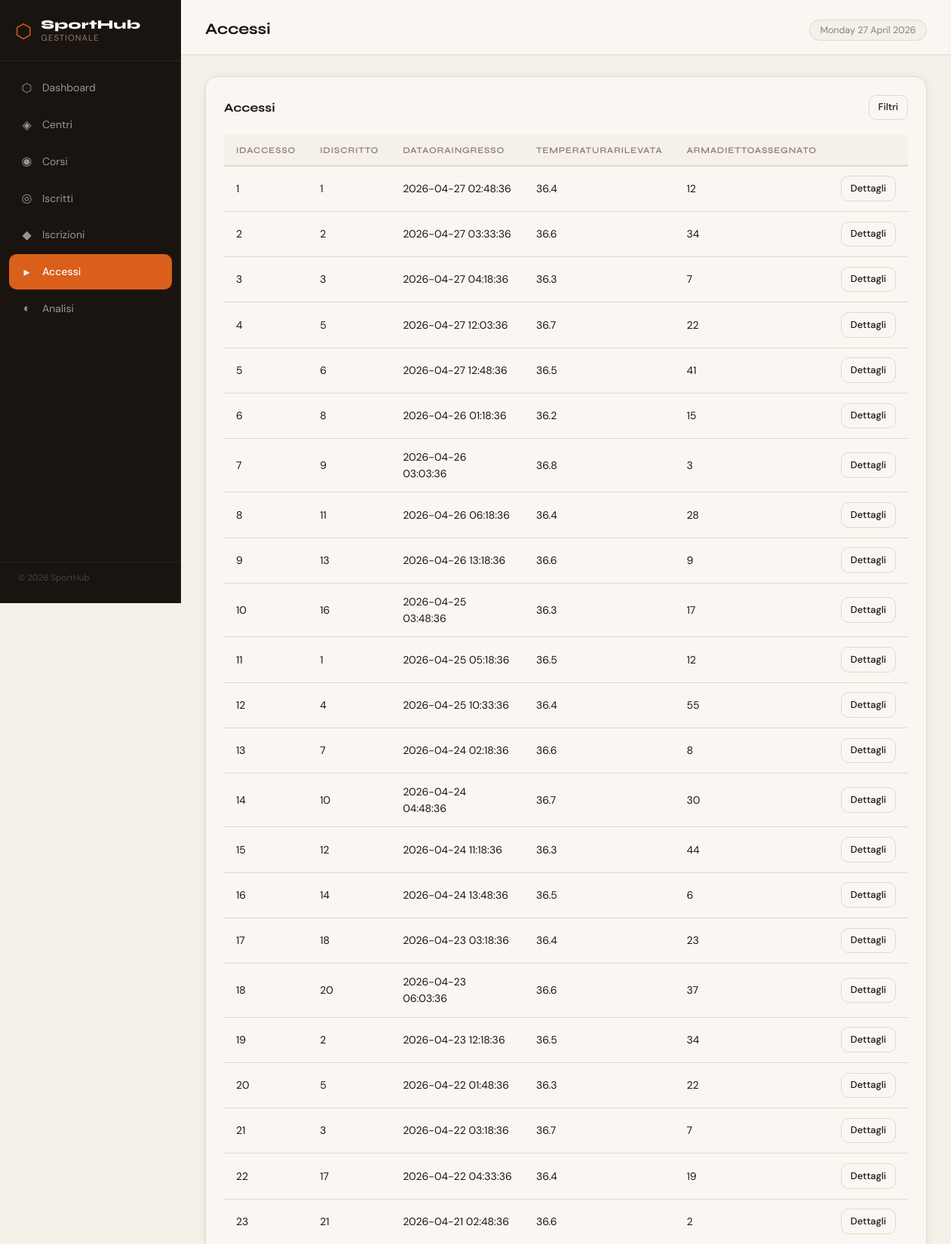
Page /accessi.php (upper part) on the committed database.
### tables this page shows
CREATE TABLE ACCESSI (
  idAccesso          INT AUTO_INCREMENT PRIMARY KEY,
  idIscritto         INT          NOT NULL,
  dataOraIngresso    DATETIME     NOT NULL,
  temperaturaRilevata DECIMAL(4,1) NOT NULL,
  armadiettoAssegnato INT          NOT NULL,
  FOREIGN KEY (idIscritto) REFERENCES ISCRITTI(idIscritto) ON DELETE CASCADE
);

### accessi.php (the view, shortened to what this page needs)
<?php
require_once __DIR__ . '/config.php';
include __DIR__ . '/header.php';
function tableExists(PDO $pdo, string $table): bool {
  try {
    $res = $pdo->query("SHOW TABLES LIKE '" . str_replace('`','',$table) . "'")->fetchAll();
    return count($res) > 0;
  } catch (PDOException $e) {
    return false;
  }
}
$rows = [];
if (tableExists($pdo, 'accessi')) {
  try {
    $order = '';
    $stmt = $pdo->query("SELECT * FROM `accessi`" . $order . " LIMIT 500");
    $rows = $stmt->fetchAll();
  } catch (PDOException $e) {
    $rows = [];
  }
} else {
  $rows = null;
}
?>
<section class="card">
  <div class="card-header">
    <div class="card-title">Accessi</div>
    <div>
      <a href="#" class="btn btn-outline btn-sm">Filtri</a>
    </div>
  </div>
  <div class="table-wrap">
    <?php if ($rows === null): ?>
      <div class="alert alert-info">La tabella <code>accessi</code> non esiste nel database.
        <div style="margin-top:.6rem">
          <a href="migrate_create_core_tables.php" class="btn btn-primary btn-sm">Crea tabelle core e dati di esempio</a>
        </div>
      </div>
    <?php elseif (empty($rows)): ?>
      <div class="alert alert-info">Nessun accesso registrato (tabella <code>accessi</code> vuota).</div>
    <?php else: ?>
      <table>
        <thead>
          <tr>
            <?php foreach (array_keys($rows[0]) as $col): ?>
              <th><?= htmlspecialchars($col) ?></th>
            <?php endforeach; ?>
            <th></th>
          </tr>
        </thead>
        <tbody>
          <?php foreach ($rows as $r): ?>
          <tr>
            <?php foreach ($r as $val): ?>
              <td><?= htmlspecialchars((string)$val) ?></td>
            <?php endforeach; ?>
            <td><a class="btn btn-outline btn-sm" href="#">Dettagli</a></td>
          </tr>
          <?php endforeach; ?>
        </tbody>
      </table>
    <?php endif; ?>
  </div>
</section>
<?php include __DIR__ . '/footer.php';

### style.css (style rules this page uses)
*, *::before, *::after { box-sizing: border-box; margin: 0; padding: 0; }
:root { --cream: #f5f0e8; --paper: #faf7f2; --ink: #1a1410; --ink-mid: #4a4038; --ink-soft: #8a7e70; --orange: #d95f1a; --orange-lt:#f5813e; --orange-bg:#fef0e6; --green: #2d6a4f; --green-lt: #52b788; --green-bg: #e9f5ed; --red: #c0392b; --red-bg: #fdecea; --amber: #d97706; --amber-bg: #fef3c7; --border: #e0d8cc; --shadow: 0 2px 12px rgba(26,20,16,.07); --shadow-md:0 6px 28px rgba(26,20,16,.10); --sidebar-w:240px; --radius: 10px; --radius-lg:16px; }
html, body { height: 100%; }
body { font-family: 'DM Sans', system-ui, sans-serif; background: var(--cream); color: var(--ink); font-size: 15px; line-height: 1.6; display: flex; }
.card { background: var(--paper); border: 1px solid var(--border); border-radius: var(--radius-lg); padding: 1.5rem; box-shadow: var(--shadow); }
.card-header { display: flex; align-items: center; justify-content: space-between; margin-bottom: 1.25rem; }
.card-title { font-family: 'Syne', sans-serif; font-weight: 700; font-size: 1rem; color: var(--ink); }
.table-wrap { overflow-x: auto; }
table { width: 100%; border-collapse: collapse; font-size: .875rem; }
thead th { text-align: left; padding: .65rem 1rem; font-family: 'Syne', sans-serif; font-weight: 600; font-size: .72rem; text-transform: uppercase; letter-spacing: .07em; color: var(--ink-soft); background: var(--cream); border-bottom: 2px solid var(--border); white-space: nowrap; }
tbody tr { border-bottom: 1px solid var(--border); transition: background .12s; }
tbody td { padding: .8rem 1rem; color: var(--ink); vertical-align: middle; }
tbody td:last-child { white-space: nowrap; }
.btn { display: inline-flex; align-items: center; gap: .4rem; padding: .55rem 1.1rem; border-radius: var(--radius); font-family: 'DM Sans', sans-serif; font-size: .875rem; font-weight: 500; cursor: pointer; border: none; text-decoration: none; transition: all .16s ease; white-space: nowrap; }
.btn-outline { background: transparent; color: var(--ink); border: 1.5px solid var(--border); }
.btn-sm { padding: .35rem .75rem; font-size: .8rem; }

### rows in the picture
accessi: val "1", dataOraIngresso "2026-04-27 02:48:36", temperaturaRilevata "36.4", armadiettoAssegnato "12"
accessi: val "2", dataOraIngresso "2026-04-27 03:33:36", temperaturaRilevata "36.6", armadiettoAssegnato "34"
accessi: val "3", dataOraIngresso "2026-04-27 04:18:36", temperaturaRilevata "36.3", armadiettoAssegnato "7"
accessi: idAccesso "4", idIscritto "5", dataOraIngresso "2026-04-27 12:03:36", temperaturaRilevata "36.7", armadiettoAssegnato "22"
accessi: idAccesso "5", idIscritto "6", dataOraIngresso "2026-04-27 12:48:36", temperaturaRilevata "36.5", armadiettoAssegnato "41"
accessi: idAccesso "6", idIscritto "8", dataOraIngresso "2026-04-26 01:18:36", temperaturaRilevata "36.2", armadiettoAssegnato "15"
accessi: idAccesso "7", idIscritto "9", dataOraIngresso "2026-04-26 03:03:36", temperaturaRilevata "36.8", armadiettoAssegnato "3"
accessi: idAccesso "8", idIscritto "11", dataOraIngresso "2026-04-26 06:18:36", temperaturaRilevata "36.4", armadiettoAssegnato "28"
accessi: val "9", idIscritto "13", dataOraIngresso "2026-04-26 13:18:36", temperaturaRilevata "36.6"
accessi: idAccesso "10", idIscritto "16", dataOraIngresso "2026-04-25 03:48:36", temperaturaRilevata "36.3", armadiettoAssegnato "17"
accessi: idAccesso "11", idIscritto "1", dataOraIngresso "2026-04-25 05:18:36", temperaturaRilevata "36.5", armadiettoAssegnato "12"
accessi: idAccesso "12", idIscritto "4", dataOraIngresso "2026-04-25 10:33:36", temperaturaRilevata "36.4", armadiettoAssegnato "55"
accessi: idAccesso "13", idIscritto "7", dataOraIngresso "2026-04-24 02:18:36", temperaturaRilevata "36.6", armadiettoAssegnato "8"
accessi: idAccesso "14", idIscritto "10", dataOraIngresso "2026-04-24 04:48:36", temperaturaRilevata "36.7", armadiettoAssegnato "30"
accessi: idAccesso "15", idIscritto "12", dataOraIngresso "2026-04-24 11:18:36", temperaturaRilevata "36.3", armadiettoAssegnato "44"
accessi: idAccesso "16", idIscritto "14", dataOraIngresso "2026-04-24 13:48:36", temperaturaRilevata "36.5", armadiettoAssegnato "6"
accessi: idAccesso "17", idIscritto "18", dataOraIngresso "2026-04-23 03:18:36", temperaturaRilevata "36.4", armadiettoAssegnato "23"
accessi: idAccesso "18", idIscritto "20", dataOraIngresso "2026-04-23 06:03:36", temperaturaRilevata "36.6", armadiettoAssegnato "37"
accessi: idAccesso "19", idIscritto "2", dataOraIngresso "2026-04-23 12:18:36", temperaturaRilevata "36.5", armadiettoAssegnato "34"
accessi: idAccesso "20", idIscritto "5", dataOraIngresso "2026-04-22 01:48:36", temperaturaRilevata "36.3", armadiettoAssegnato "22"
accessi: idAccesso "21", idIscritto "3", dataOraIngresso "2026-04-22 03:18:36", temperaturaRilevata "36.7", armadiettoAssegnato "7"
accessi: idAccesso "22", idIscritto "17", dataOraIngresso "2026-04-22 04:33:36", temperaturaRilevata "36.4", armadiettoAssegnato "19"
accessi: idAccesso "23", idIscritto "21", dataOraIngresso "2026-04-21 02:48:36", temperaturaRilevata "36.6", armadiettoAssegnato "2"

### other values in the picture
$item['icon'] "⬡"
$item['label'] "Dashboard"
$item['icon'] "◈"
$item['label'] "Centri"
$item['icon'] "◉"
$item['label'] "Corsi"
$item['icon'] "◎"
$item['label'] "Iscritti"
$item['icon'] "◆"
$item['label'] "Iscrizioni"
$item['icon'] "▸"
$item['label'] "Accessi"
$item['icon'] "◐"
$item['label'] "Analisi"
$pageTitle "Accessi"
